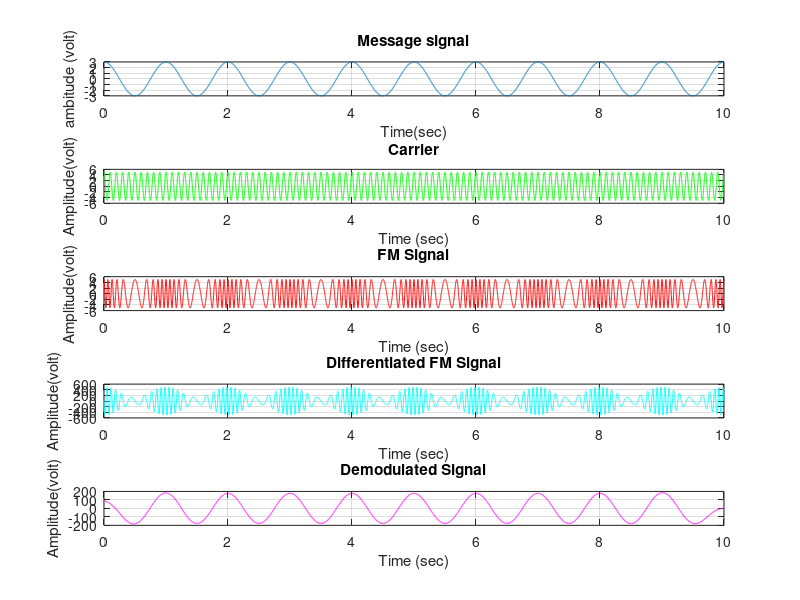

MATLAB code to generate this figure:
clc;
close all;
clear all;
 
fs = 1000;
ts = 1 / fs;
t = 0:ts:10;
am = 3;
fm = 1;
ac = 5;
fc = 10;
kf= 2;

mt = am*cos(2*pi*fm*t);
je=am/(2*pi*fm).*sin(2*pi*fm*t); 
ct = ac*cos(2*pi*fc*t); 
st= ac*cos(2*pi*fc*t+2*pi*kf*je); 
uv=-ac*2*pi*(fc+kf*mt).*sin(2*pi*fc*t+2*pi*kf*je);
wx=ac*2*pi*(fc+kf*mt);

jk="bandpass";
[kj,mn]=butter(1,[.001,.003],jk);
yz=filtfilt(kj,mn,wx);
 
subplot (511);
plot (t,mt);
title ('Message signal'); 
xlabel('Time(sec)');
ylabel('ambitude (volt)');
grid on;
 
subplot(512); 
plot(t, ct,'g');
title('Carrier');
xlabel('Time (sec)');
ylabel('Amplitude(volt)');
grid on;
 
subplot(513);
plot (t, st,'r'); 
title('FM Signal');
xlabel('Time (sec)');
ylabel('Amplitude(volt)');
grid on;

subplot(514);
plot (t, uv,'c'); 
title('Differentiated FM Signal');
xlabel('Time (sec)');
ylabel('Amplitude(volt)');
grid on;

subplot(515);
plot (t,yz,'m'); 
title('Demodulated Signal');
xlabel('Time (sec)');
ylabel('Amplitude(volt)');
grid on;